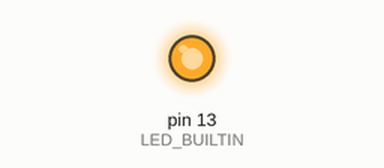
Bench run of a sketch on a simulated Arduino Uno, built with avr-gcc and run on an emulated ATmega328P. Parts: output pins drawn as LEDs (lit = HIGH). What the sketch prints to the serial monitor is not drawn.

Above: at 0.5 s.
At 3.5 s:
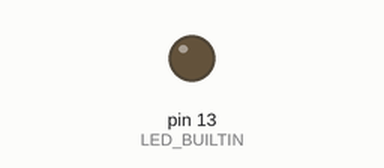
Timing chart, 0 to 7.8 s (numbered marks = the images above):
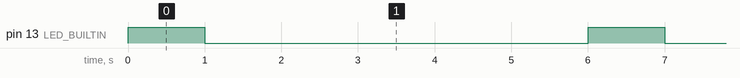

Measured:
- by itself, pin 13 (LED_BUILTIN): alternates HIGH for 1.0 s and LOW for 5.0 s

The sketch:

program-arduino-uno-usbasp.ino
```cpp
/*

Set the Programmer to 5V

*/

void setup() {
  Serial.begin(9600);
  while( !Serial);

  pinMode(LED_BUILTIN, OUTPUT);
}

// the loop function runs over and over again forever
void loop() {
  Serial.println("Hello from Arduino");
  digitalWrite(LED_BUILTIN, HIGH);   // turn the LED on (HIGH is the voltage level)
  delay(1000);                       // wait for a second
  digitalWrite(LED_BUILTIN, LOW);    // turn the LED off by making the voltage LOW
  delay(5000);                       // wait for a second
}
```
